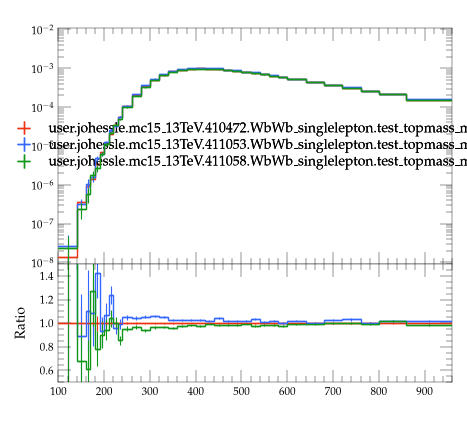

Reproduce this figure in Python.
#! /usr/bin/env python3

# This Python script was auto-generated using YODA v2.1.2.
# Analysis object: /WbWb_singlelepton/m_wbbl_fine
# Timestamp: 07-08-2026 (09:26:45)

import matplotlib as mpl
import matplotlib.pyplot as plt
mpl.use('Agg') # comment out for interactive use
import os
import numpy as np
from numpy import nan, inf

plotDir = os.path.split(os.path.realpath(__file__))[0]
if 'YODA_USER_PLOT_PATH' in globals():
    plot_outdir = globals()['YODA_USER_PLOT_PATH']
else:
    plot_outdir = plotDir

#plot style
plt.style.use(os.path.join(plotDir, '../default.mplstyle'))
# plot metadata
figW, figH = plt.rcParams['figure.figsize']
ax_xLabel = ''
ax_yLabel = ''
ax_title  = ''
ax_xScale = 'linear'
ax_yScale = 'log'
xLims = (100.0, 960.0)
yLims = (9.000000000000001e-09, 0.011000000000000001)

# TeX-friendly labels for the legend
labels = {
  'legend' : ([ r"user.johessle.mc15\_13TeV.410472.WbWb\_singlelepton.test\_topmass\_mppui", r"user.johessle.mc15\_13TeV.411053.WbWb\_singlelepton.test\_topmass\_mppui", r"user.johessle.mc15\_13TeV.411058.WbWb\_singlelepton.test\_topmass\_mppui" ], r""),
}

# Adjust canvas width and height
canvasW = 10.0
canvasH = 9.0
figW *= canvasW/10.
figH *= canvasH/9.

# Create figure and axis objects
fig, (ax, ratio0_ax) = plt.subplots(2, 1, sharex=True,
                  figsize=(figW,figH), gridspec_kw={'height_ratios': (6.0, 3.0)})

# Set figure margins
plt.subplots_adjust(
    left   = 1.0 * plt.rcParams['figure.subplot.left'],
    right  = 1.0 * plt.rcParams['figure.subplot.right'],
    top    = 1.0 * plt.rcParams['figure.subplot.top'],
    bottom = 1.0 * plt.rcParams['figure.subplot.bottom'])

ratio0_ax.yaxis.set_major_locator(mpl.ticker.MultipleLocator(0.2))
ratio0_ax.set_ylim(0.5, 1.4999)
ratio0_ax.set_ylabel('Ratio')

# the numerical data is stored in a separate file
dataf = dict()
prefix = os.path.split(__file__)[0]
if prefix:    prefix = prefix + '/'
exec(open(prefix+'m_wbbl_fine__data.py').read(), dataf)


legend_handles = dict() # keep track of handles for the legend

# style options for curves
# starts at zorder>=5 to draw curve on top of legend
styles = {
  'user.johessle.mc15_13TeV.410472.WbWb_singlelepton.test_topmass_mppui.yoda': {
    'color' : '#EE3311',
    'linestyle' : '-',
    'lineopacity' : 1.0,
    'linewidth' : 1,
    'marker' : 'none',
    'markersize' : 2,
    'capsize' : 0.0,
    'zorder' : 5,
    'histstyle' : 1,
    'drawstyle' : 'steps-pre',
    'xerrorbars' : 1,
    'yerrorbars' : 1,
    'fillcolor' : None,
    'fillopacity' : 1.0,
    'ratio0_linestyle' : '-',
    'ratio0_lineopacity' : 1.0,
    'ratio0_linewidth' : 1,
    'ratio0_marker' : 'none',
    'ratio0_markersize' : 2,
    'ratio0_capsize' : 0.0,
    'ratio0_zorder' : 5,
    'ratio0_histstyle' : 1,
    'ratio0_drawstyle' : 'steps-pre',
    'ratio0_xerrorbars' : 1,
    'ratio0_yerrorbars' : 1,
  },
  'user.johessle.mc15_13TeV.411053.WbWb_singlelepton.test_topmass_mppui.yoda': {
    'color' : '#3366FF',
    'linestyle' : '-',
    'lineopacity' : 1.0,
    'linewidth' : 1,
    'marker' : 'none',
    'markersize' : 2,
    'capsize' : 0.0,
    'zorder' : 6,
    'histstyle' : 1,
    'drawstyle' : 'steps-pre',
    'xerrorbars' : 1,
    'yerrorbars' : 1,
    'fillcolor' : None,
    'fillopacity' : 1.0,
    'ratio0_linestyle' : '-',
    'ratio0_lineopacity' : 1.0,
    'ratio0_linewidth' : 1,
    'ratio0_marker' : 'none',
    'ratio0_markersize' : 2,
    'ratio0_capsize' : 0.0,
    'ratio0_zorder' : 6,
    'ratio0_histstyle' : 1,
    'ratio0_drawstyle' : 'steps-pre',
    'ratio0_xerrorbars' : 1,
    'ratio0_yerrorbars' : 1,
  },
  'user.johessle.mc15_13TeV.411058.WbWb_singlelepton.test_topmass_mppui.yoda': {
    'color' : '#109618',
    'linestyle' : '-',
    'lineopacity' : 1.0,
    'linewidth' : 1,
    'marker' : 'none',
    'markersize' : 2,
    'capsize' : 0.0,
    'zorder' : 7,
    'histstyle' : 1,
    'drawstyle' : 'steps-pre',
    'xerrorbars' : 1,
    'yerrorbars' : 1,
    'fillcolor' : None,
    'fillopacity' : 1.0,
    'ratio0_linestyle' : '-',
    'ratio0_lineopacity' : 1.0,
    'ratio0_linewidth' : 1,
    'ratio0_marker' : 'none',
    'ratio0_markersize' : 2,
    'ratio0_capsize' : 0.0,
    'ratio0_zorder' : 7,
    'ratio0_histstyle' : 1,
    'ratio0_drawstyle' : 'steps-pre',
    'ratio0_xerrorbars' : 1,
    'ratio0_yerrorbars' : 1,
  },
}

# curve from input yoda files in main panel
for label, yvals in dataf['yvals'].items():
    if all(np.isnan(v) for v in dataf['yvals'][label]):
        continue
    tmp = None
    if styles[label]['histstyle']: # draw as histogram
        xpos = dataf['xedges'][label] if styles[label]['drawstyle'] else dataf['xpoints'][label]
        ypos = np.insert(yvals, 0, yvals[0]) if styles[label]['drawstyle'] else yvals
        if styles[label]['fillcolor']: # fill area below curve
            ax.fill_between(xpos, ypos, step='pre',
                            color=styles[label]['fillcolor'],
                            alpha=styles[label]['fillopacity'])
        tmp, = ax.plot(xpos, ypos,
                       color=styles[label]['color'],
                       linestyle=styles[label]['linestyle'],
                       alpha=styles[label]['lineopacity'],
                       linewidth=styles[label]['linewidth'],
                       drawstyle=styles[label]['drawstyle'], solid_joinstyle='miter',
                       zorder=styles[label]['zorder'], label=label)
    tmp = ax.errorbar(dataf['xpoints'][label], yvals,
                      xerr=np.array(dataf['xerrs'][label])*styles[label]['xerrorbars'],
                      yerr=np.array(dataf['yerrs'][label])*styles[label]['yerrorbars'],
                      fmt=styles[label]['marker'], capsize=styles[label]['capsize'],
                      alpha=styles[label]['lineopacity'],
                      markersize=styles[label]['markersize'],
                      ecolor=styles[label]['color'],
                      color=styles[label]['color'], zorder=styles[label]['zorder'])
    tmp[-1][0].set_linestyle(styles[label]['linestyle'])
    tmp[-1][0].set_linewidth(styles[label]['linewidth'])
    if label in dataf['add_legend_handle']:  legend_handles[label] = tmp
    for varLabel in dataf['variation_yvals'].keys():
        if varLabel.startswith(label):
            tmp, = ax.plot(dataf['xedges'][label], dataf['variation_yvals'][varLabel],
                           color=styles[label]['color'],
                           linestyle=styles[label]['linestyle'],
                           linewidth=styles[label]['linewidth'],
                           drawstyle='steps-pre', solid_joinstyle='miter',
                           zorder=styles[label]['zorder'], alpha=0.5)


# plots on ratio panel
# curve from input yoda files in ratio panel
for label, yvals in dataf['ratio0_yvals'].items():
    if all(np.isnan(v) for v in yvals):
        continue
    if styles[label]['ratio0_histstyle']: # plot as histogram
        xpos = dataf['xedges']['user.johessle.mc15_13TeV.410472.WbWb_singlelepton.test_topmass_mppui.yoda'] if styles[label]['ratio0_drawstyle'] else dataf['xpoints']['user.johessle.mc15_13TeV.410472.WbWb_singlelepton.test_topmass_mppui.yoda']
        ypos = np.insert(yvals, 0, yvals[0]) if styles[label]['ratio0_drawstyle'] else yvals
        ratio0_ax.plot(xpos, ypos,
                       color=styles[label]['color'],
                       linewidth=styles[label]['linewidth'],
                       linestyle=styles[label]['ratio0_linestyle'],
                       alpha=styles[label]['ratio0_lineopacity'],
                       drawstyle=styles[label]['ratio0_drawstyle'], zorder=styles[label]['zorder'],
                       solid_joinstyle='miter')
    tmp = ratio0_ax.errorbar(dataf['xpoints']['user.johessle.mc15_13TeV.410472.WbWb_singlelepton.test_topmass_mppui.yoda'], yvals,
                             xerr=np.array(dataf['ref_xerrs'])*styles[label]['ratio0_xerrorbars'],
                             yerr=np.array(dataf['ratio0_yerrs'][label])*styles[label]['ratio0_yerrorbars'],
                             fmt=styles[label]['ratio0_marker'], capsize=styles[label]['ratio0_capsize'],
                             alpha=styles[label]['ratio0_lineopacity'],
                             markersize=styles[label]['ratio0_markersize'],
                             ecolor=styles[label]['color'],
                             color=styles[label]['color'])
    tmp[-1][0].set_linestyle(styles[label]['ratio0_linestyle'])
    tmp[-1][0].set_linewidth(styles[label]['ratio0_linewidth'])

    for varlabel in dataf['ratio0_variation_vals'].keys():
        if varlabel.startswith(label):
            ratio0_ax.plot(dataf['xedges']['user.johessle.mc15_13TeV.410472.WbWb_singlelepton.test_topmass_mppui.yoda'],
                            dataf['ratio0_variation_vals'][varlabel],
                            color=styles[label]['color'],
                            linestyle=styles[label]['linestyle'],
                            linewidth=styles[label]['linewidth'],
                            drawstyle='steps-pre', solid_joinstyle='miter',
                            zorder=1, alpha=0.5)

legend_items = list(legend_handles.values())
ax.add_artist(ax.legend(legend_items,
                        labels['legend'][0],
                        title=labels['legend'][1],
                        alignment='left',
                        loc='center',
                        bbox_to_anchor=(0.5, 0.5)))

# set plot metadata as defined above
ratio0_ax.set_xlabel(ax_xLabel)
ratio0_ax.xaxis.set_label_coords(1., -0.15)
ax.set_ylabel(ax_yLabel, ha='right', va='top')
ax.yaxis.set_label_coords(-0.11, 1.0)
ax.set_title(ax_title, loc='left')
ax.set_xscale(ax_xScale)
ax.set_yscale(ax_yScale)
ratio0_ax.set_yscale('linear')
ax.set_xlim(xLims)
ax.set_ylim(yLims)

# tick formatting
plt.rcParams['xtick.top'] = True
plt.rcParams['ytick.right'] = True
ax.yaxis.set_major_locator(mpl.ticker.LogLocator(base=10.0, numticks=np.inf))
ax.yaxis.set_minor_locator(mpl.ticker.LogLocator(
                           base=10.0, subs=np.arange(0.1, 1, 0.1), numticks=np.inf))
fig.align_ylabels((ax, ratio0_ax))
plt.savefig(os.path.join(plot_outdir, 'm_wbbl_fine.pdf'), format='PDF')
plt.savefig(os.path.join(plot_outdir, 'm_wbbl_fine.png'), format='PNG')

plt.close(fig)
